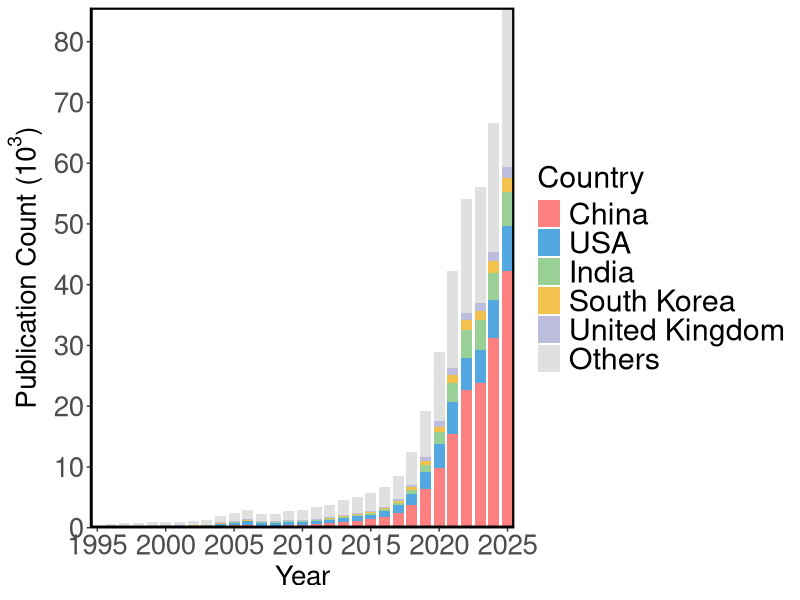
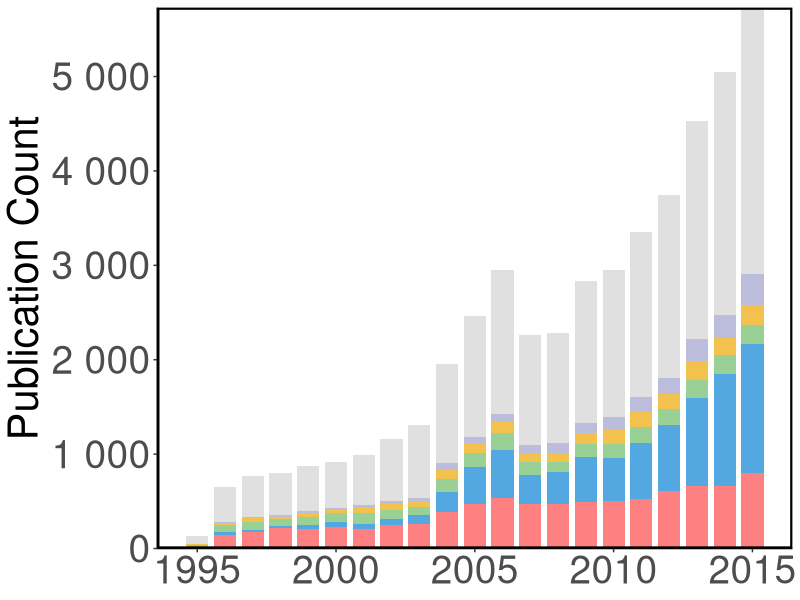
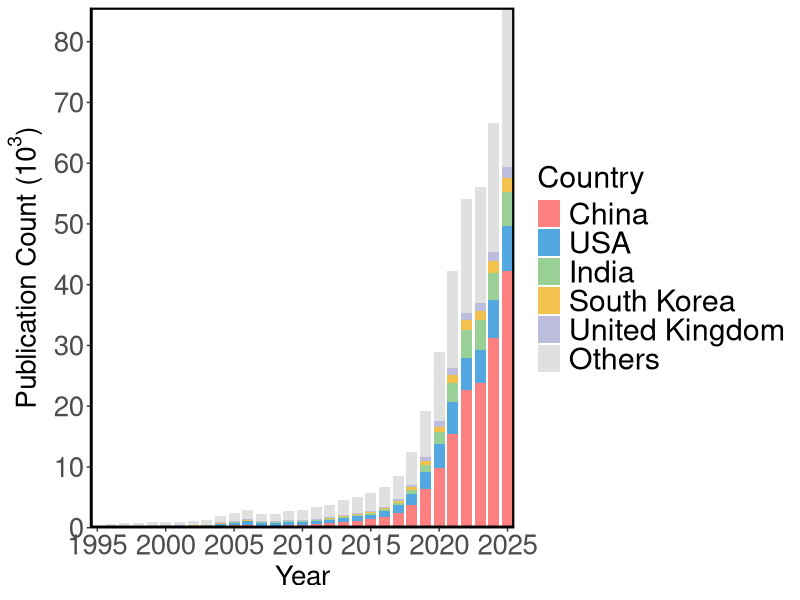
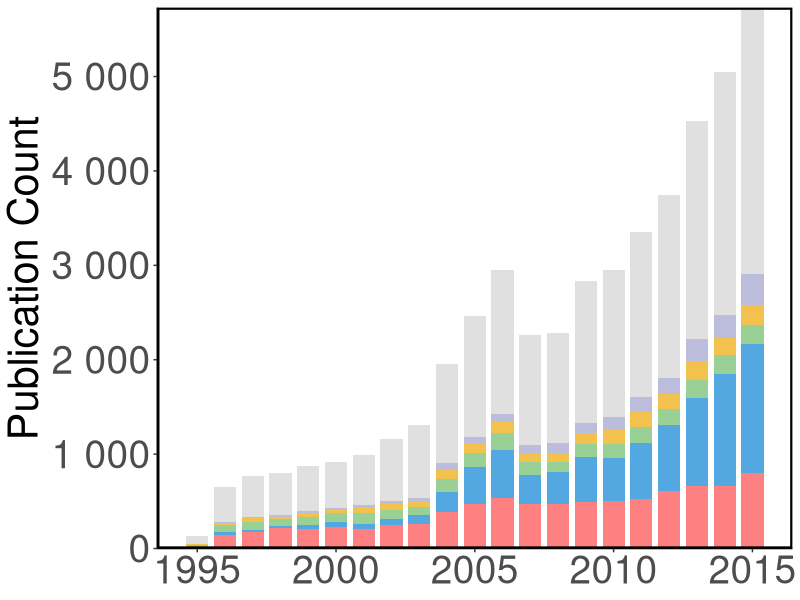

These figures' R source, in order:


library(tidyverse)
library(scales)

# 1. 读取数据 (假设文件名为 your_data.csv)
df_raw <- read_csv("annual_all_natural_country_publication_counts.csv")

# 2. 确定 Top 5 国家（按总量排，China 应该是第一）
top_nations_info <- df_raw %>% 
  group_by(Country) %>% 
  summarise(grand_total = sum(Count, na.rm = TRUE)) %>% 
  slice_max(order_by = grand_total, n = 5) %>%
  arrange(desc(grand_total))

top_nations <- top_nations_info %>% pull(Country)

# 3. 处理数据
df_processed <- df_raw %>%
  mutate(Country_Group = ifelse(Country %in% top_nations, Country, "Others")) %>%
  group_by(Year, Country_Group) %>%
  summarise(Total_Count = sum(Count, na.rm = TRUE), .groups = "drop")

# 设置因子顺序：China 为第一级
df_processed$Country_Group <- factor(df_processed$Country_Group, 
                                     levels = c(top_nations, "Others"))

# 4. 准备总量折线数据
df_total <- df_processed %>%
  group_by(Year) %>%
  summarise(Global_Total = sum(Total_Count))

# 5. 绘图 (注意 geom_bar 里的 group 参数)
ggplot() +
  geom_bar(data = df_processed, 
           aes(x = Year, y = Total_Count, fill = Country_Group), 
           stat = "identity", 
           position = position_stack(reverse = TRUE), 
           width = 0.8) +
  
  scale_x_continuous(
    breaks = seq(1995, 2025, by = 5),
    limits = c(1994.5, 2025.5),
    expand = c(0, 0)
  ) +
  
  scale_y_continuous(
    labels = label_number(scale = 1e-3),
    expand = c(0, 0),
    breaks = seq(
      0,
      max(df_total$Global_Total, na.rm = TRUE),
      by = 10000
    )
  ) +
  
  scale_fill_manual(values = c(
    "#FF8081",
    "#53A8E1",
    "#99D096", "#F2C14E", "#bcbddc",
    "#e0e0e0"
  )) +
  
  labs(x = "Year", y = expression("Publication Count (" * 10^3 * ")"), fill = "Country") +
  theme_classic() +
  theme(
    axis.title = element_text(size = 20),
    axis.text = element_text(size = 20),
    panel.border = element_rect(color = "black", fill = NA, size = 1.5),
    legend.title = element_text(size = 22),
    legend.text = element_text(size = 22)
  )

ggsave("20260826_pub_country.png",width = 10.5, height = 5.5, dpi = 600)


#============================== 放大1995-2015 
library(readr)
library(dplyr)
library(ggplot2)
library(scales)

df_raw <- read_csv("1996-2015.csv")

# 2. 确定 Top 5 国家
top_nations_info <- df_raw %>% 
  group_by(Country) %>% 
  summarise(grand_total = sum(Count, na.rm = TRUE)) %>% 
  slice_max(order_by = grand_total, n = 5) %>%
  arrange(desc(grand_total))

top_nations <- top_nations_info %>% pull(Country)

# 3. 处理数据
df_processed <- df_raw %>%
  mutate(Country_Group = ifelse(Country %in% top_nations, Country, "Others")) %>%
  group_by(Year, Country_Group) %>%
  summarise(Total_Count = sum(Count, na.rm = TRUE), .groups = "drop")

# 设置因子顺序
df_processed$Country_Group <- factor(
  df_processed$Country_Group,
  levels = c(top_nations, "Others")
)

# 4. 绘图
ggplot() +
  geom_bar(
    data = df_processed,
    aes(x = Year, y = Total_Count, fill = Country_Group),
    stat = "identity",
    position = position_stack(reverse = TRUE),
    width = 0.8
  ) +
  scale_y_continuous(
    labels = label_number(scale = 1),
    expand = c(0, 0)
  ) +
  scale_fill_manual(values = c(
    "#FF8081",
    "#53A8E1",
    "#99D096",
    "#F2C14E",
    "#bcbddc",
    "#e0e0e0"
  )) +
  labs(y = "Publication Count", fill = "Country") +
  theme_classic() +
  theme(
    axis.title.x = element_blank(),
    axis.title.y = element_text(size = 30),
    axis.text = element_text(size = 28),
    panel.border = element_rect(color = "black", fill = NA, size = 1.5),
    legend.position = "none"
  )

ggsave("pub_country_1995-2015.png",width = 10.5, height = 5.5, dpi = 600)
